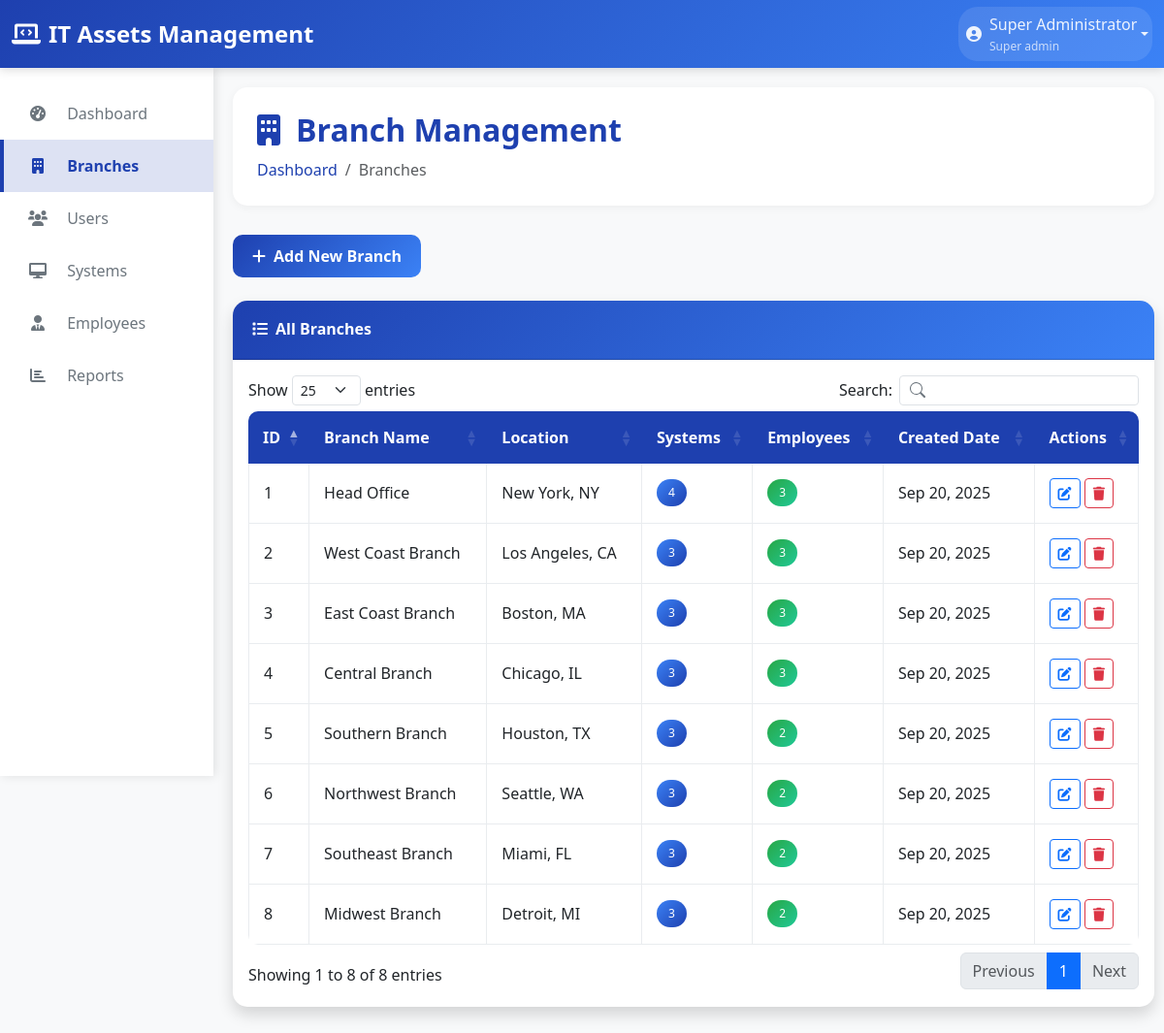
/branches.php (signed in), run on the app's committed database.
### tables this page shows
CREATE TABLE IF NOT EXISTS branches (
    id INT AUTO_INCREMENT PRIMARY KEY,
    name VARCHAR(100) NOT NULL,
    location VARCHAR(200) NOT NULL,
    created_at TIMESTAMP DEFAULT CURRENT_TIMESTAMP
);

### branches.php (the view, shortened to what this page needs)
<?php
$pdo = getConnection();
$stmt = $pdo->query("SELECT b.*, COUNT(DISTINCT s.id) as system_count, COUNT(DISTINCT e.id) as employee_count FROM branches b LEFT JOIN systems s ON b.id = s.branch_id LEFT JOIN employees e ON b.id = e.branch_id GROUP BY b.id ORDER BY b.name");
$branches = $stmt->fetchAll();
include 'includes/header.php';
include 'includes/sidebar.php';
?>
<div class="main-content">
    <div class="content-wrapper">
        <div class="page-header">
            <h1 class="page-title">
                <i class="fas fa-building me-3"></i>Branch Management
            </h1>
            <nav aria-label="breadcrumb">
                <ol class="breadcrumb">
                    <li class="breadcrumb-item"><a href="dashboard.php">Dashboard</a></li>
                    <li class="breadcrumb-item active">Branches</li>
                </ol>
            </nav>
        </div>
        <div class="row mb-4">
            <div class="col-12">
                <button type="button" class="btn btn-primary" data-bs-toggle="modal" data-bs-target="#addBranchModal">
                    <i class="fas fa-plus me-2"></i>Add New Branch
                </button>
            </div>
        </div>
        <div class="card shadow">
            <div class="card-header">
                <h6 class="m-0 font-weight-bold text-white">
                    <i class="fas fa-list me-2"></i>All Branches
                </h6>
            </div>
            <div class="card-body">
                <div class="table-responsive">
                    <table class="table table-bordered data-table" width="100%" cellspacing="0">
                        <thead>
                            <tr>
                                <th>ID</th>
                                <th>Branch Name</th>
                                <th>Location</th>
                                <th>Systems</th>
                                <th>Employees</th>
                                <th>Created Date</th>
                                <th>Actions</th>
                            </tr>
                        </thead>
                        <tbody>
                            <?php foreach ($branches as $branch): ?>
                                <tr>
                                    <td><?php echo $branch['id']; ?></td>
                                    <td><?php echo htmlspecialchars($branch['name']); ?></td>
                                    <td><?php echo htmlspecialchars($branch['location']); ?></td>
                                    <td>
                                        <span class="badge badge-info"><?php echo $branch['system_count']; ?></span>
                                    </td>
                                    <td>
                                        <span class="badge badge-success"><?php echo $branch['employee_count']; ?></span>
                                    </td>
                                    <td><?php echo date('M j, Y', strtotime($branch['created_at'])); ?></td>
                                    <td>
                                        <button type="button" class="btn btn-sm btn-outline-primary"
                                                onclick="editBranch(<?php echo htmlspecialchars(json_encode($branch)); ?>)">
                                            <i class="fas fa-edit"></i>
                                        </button>
                                        <button type="button" class="btn btn-sm btn-outline-danger"
                                                onclick="deleteBranch(<?php echo $branch['id']; ?>, '<?php echo htmlspecialchars($branch['name']); ?>')">
                                            <i class="fas fa-trash"></i>
                                        </button>
                                    </td>
                                </tr>
                            <?php endforeach; ?>
                        </tbody>
                    </table>
                </div>
            </div>
        </div>
    </div>
</div>
<?php include 'includes/footer.php'; ?>

### includes/header.php (style rules this page uses)
:root { --primary-color: #1e40af; --secondary-color: #3b82f6; --accent-color: #1d4ed8; --dark-blue: #1e3a8a; --light-blue: #dbeafe; --sidebar-width: 220px; --header-height: 70px; }
body { font-family: 'Segoe UI', Tahoma, Geneva, Verdana, sans-serif; background-color: #f8f9fa; transition: background-color 0.3s ease, color 0.3s ease; }
.main-content { margin-left: var(--sidebar-width); padding-top: var(--header-height); min-height: calc(100vh - var(--header-height)); }
.content-wrapper { padding: 20px 10px 20px 20px; max-width: 100%; margin: 0; }
.card { margin-bottom: 20px; }
.table-responsive { margin: 0; }
.table { margin-bottom: 0; }
.page-header { background: white; border-radius: 15px; padding: 25px; margin-bottom: 30px; box-shadow: 0 2px 10px rgba(0,0,0,0.05); }
.page-title { font-size: 2rem; font-weight: 700; color: var(--primary-color); margin: 0; }
.breadcrumb { background: none; padding: 0; margin: 10px 0 0 0; }
.breadcrumb-item a { color: var(--primary-color); text-decoration: none; }
.card { border: none; border-radius: 15px; box-shadow: 0 2px 10px rgba(0,0,0,0.05); transition: all 0.3s ease; }
.card-header { background: linear-gradient(135deg, var(--primary-color) 0%, var(--secondary-color) 100%); color: white; border-radius: 15px 15px 0 0 !important; padding: 20px; font-weight: 600; }
.card-header h6 { color: white !important; font-weight: 700 !important; margin: 0; }
.card-header .m-0 { color: white !important; font-weight: 700 !important; }
.btn-primary { background: linear-gradient(135deg, var(--primary-color) 0%, var(--secondary-color) 100%); border: none; border-radius: 10px; padding: 10px 20px; font-weight: 600; transition: all 0.3s ease; }
.table { border-radius: 10px; overflow: hidden; }
.table thead th { background: var(--primary-color); color: white; border: none; font-weight: 600; padding: 15px; }
.table tbody td { padding: 15px; vertical-align: middle; border-color: #e9ecef; }
.badge { padding: 8px 12px; border-radius: 20px; font-weight: 500; }
.badge-success { background: linear-gradient(135deg, #28a745, #20c997); }
.badge-info { background: linear-gradient(135deg, #3b82f6, #1e40af); }

### data on the page
branches: id "4", name "Central Branch", location "Chicago, IL", system_count "3", employee_count "3", created_at "Sep 20, 2025"
branches: id "3", name "East Coast Branch", location "Boston, MA", system_count "3", employee_count "3", created_at "Sep 20, 2025"
branches: id "1", name "Head Office", location "New York, NY", system_count "4", employee_count "3", created_at "Sep 20, 2025"
branches: id "8", name "Midwest Branch", location "Detroit, MI", system_count "3", employee_count "2", created_at "Sep 20, 2025"
branches: id "6", name "Northwest Branch", location "Seattle, WA", system_count "3", employee_count "2", created_at "Sep 20, 2025"
branches: id "7", name "Southeast Branch", location "Miami, FL", system_count "3", employee_count "2", created_at "Sep 20, 2025"
branches: id "5", name "Southern Branch", location "Houston, TX", system_count "3", employee_count "2", created_at "Sep 20, 2025"
branches: id "2", name "West Coast Branch", location "Los Angeles, CA", system_count "3", employee_count "3", created_at "Sep 20, 2025"

### other printed values
$_SESSION['full_name'] "Super Administrator"
str_replace('_', ' ', $_SESSION['role']) "Super admin"
